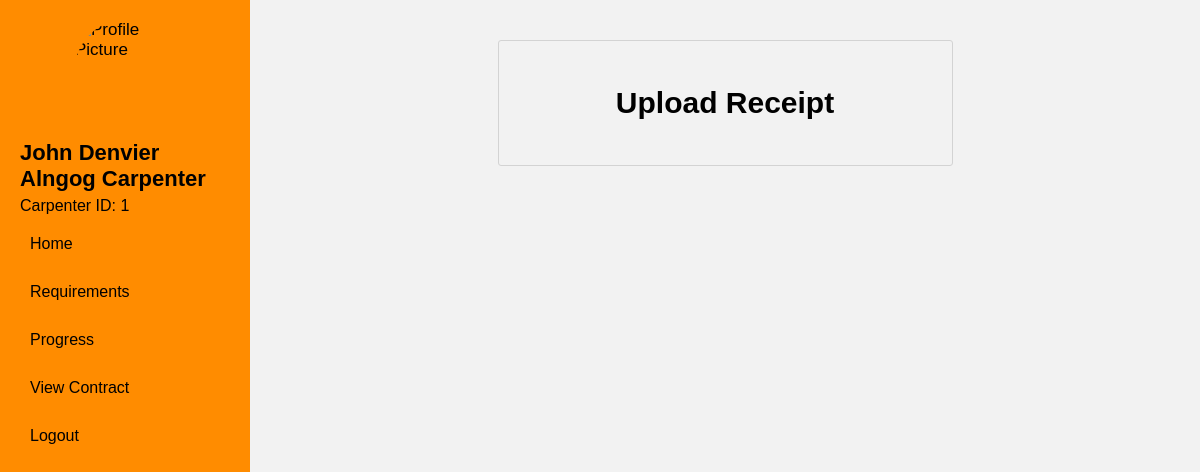
/receipt.php (signed in), run on an earlier commit of the app's database.
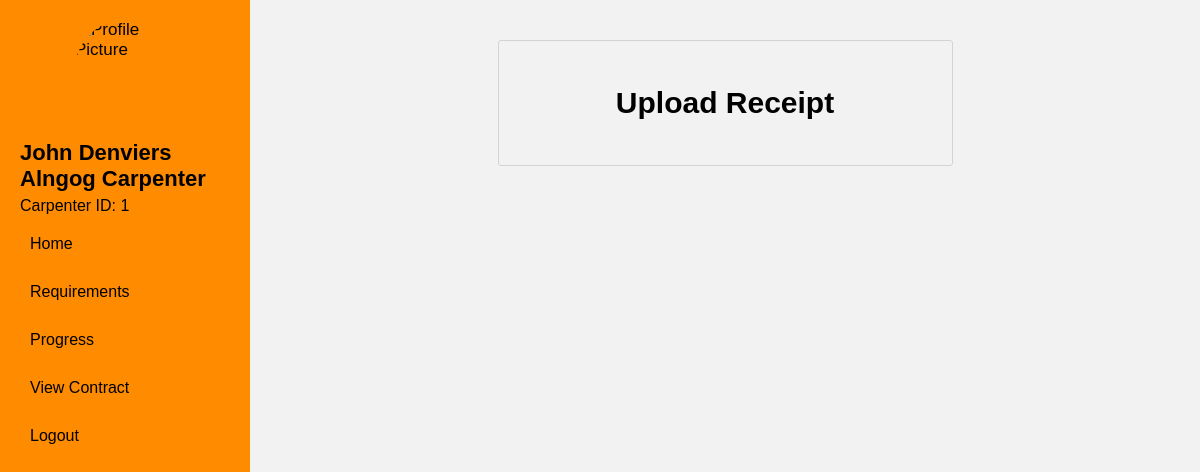
And on a later commit of the database.
### tables this page shows
CREATE TABLE `carpenters` (
  `Carpenter_ID` int(11) NOT NULL,
  `First_Name` varchar(255) NOT NULL,
  `Last_Name` varchar(255) NOT NULL,
  `Phone_Number` bigint(11) NOT NULL,
  `Email` varchar(255) NOT NULL,
  `Address` varchar(255) NOT NULL,
  `Date_Of_Birth` date NOT NULL,
  `Experiences` varchar(255) NOT NULL,
  `Project_Completed` varchar(255) NOT NULL,
  `username` varchar(255) NOT NULL,
  `password` varchar(255) NOT NULL,
  `specialization` varchar(255) NOT NULL,
  `Photo` mediumblob NOT NULL
);

### receipt.php (the view, shortened to what this page needs)
<?php
include('config.php');
$carpenterId = $_SESSION['Carpenter_ID'];
$query = "SELECT First_Name, Last_Name, Phone_Number, Email, specialization, Photo FROM carpenters WHERE Carpenter_ID = ?";
$stmt = $conn->prepare($query);
$stmt->bind_param("i", $carpenterId);
$stmt->execute();
$result = $stmt->get_result();
$carpenter = $result->fetch_assoc();
?>
<!DOCTYPE html>
<html lang="en">
<head>
    <link rel="stylesheet" href="https://cdnjs.cloudflare.com/ajax/libs/font-awesome/4.7.0/css/font-awesome.min.css">
</head>
<body>
    <div class="sidebar">
        <img src="<?php echo $_SESSION['Photo'] ?? 'default-profile.jpg'; ?>" alt="Profile Picture" class="profile-image">
        <h2><?php echo htmlspecialchars($carpenter['First_Name'] . ' ' . $carpenter['Last_Name']); ?></h2>
        <p>Carpenter ID: <?php echo htmlspecialchars($carpenterId); ?></p>
        <a href="index.html">Home</a>
        <a href="requirements.php">Requirements</a>
        <a href="progress.php">Progress</a>
        <a href="contract.php">View Contract</a>
        <a href="logout.php">Logout</a>
    </div>
    <div class="main-content">
        <div class="container">
            <h2>Upload Receipt</h2>
        </div>
    </div>
</body>
</html>

What changed in the data, as far as the page shows it:
changed carpenters: First_Name+Last_Name "John Denvier Alngog Carpenter" → "John Denviers Alngog Carpenter"
